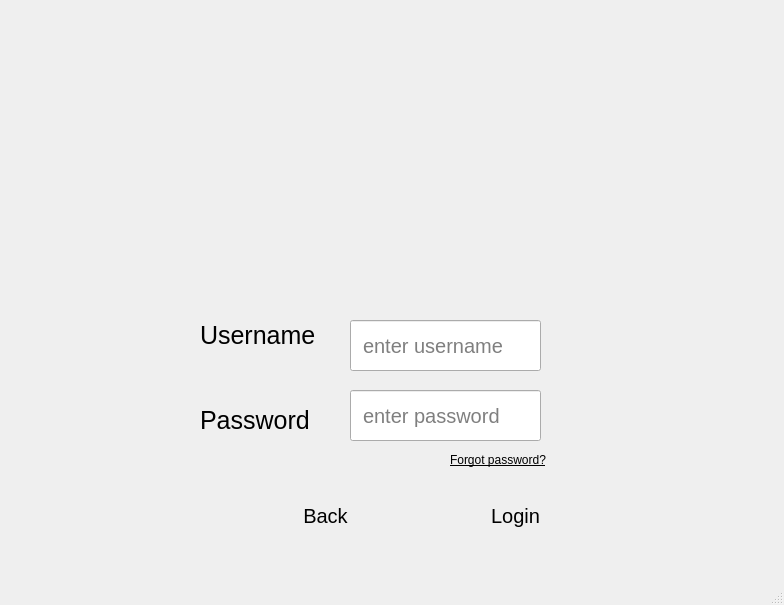
<?xml version="1.0" encoding="UTF-8"?>
<ui version="4.0">
 <class>LoginWindow</class>
 <widget class="QMainWindow" name="LoginWindow">
  <property name="geometry">
   <rect>
    <x>0</x>
    <y>0</y>
    <width>784</width>
    <height>605</height>
   </rect>
  </property>
  <property name="cursor">
   <cursorShape>PointingHandCursor</cursorShape>
  </property>
  <property name="windowTitle">
   <string>MainWindow</string>
  </property>
  <property name="styleSheet">
   <string notr="true">QMainWindow {
		background-color: '#8bbdd9';
}</string>
  </property>
  <widget class="QWidget" name="centralwidget">
   <property name="styleSheet">
    <string notr="true">QWidget {
		background-color: '#8bbdd9';
}</string>
   </property>
   <widget class="QLabel" name="label">
    <property name="geometry">
     <rect>
      <x>230</x>
      <y>0</y>
      <width>361</width>
      <height>301</height>
     </rect>
    </property>
    <property name="text">
     <string/>
    </property>
    <property name="pixmap">
     <pixmap>logo2.png</pixmap>
    </property>
    <property name="scaledContents">
     <bool>true</bool>
    </property>
   </widget>
   <widget class="QLabel" name="label_2">
    <property name="geometry">
     <rect>
      <x>200</x>
      <y>320</y>
      <width>121</width>
      <height>31</height>
     </rect>
    </property>
    <property name="styleSheet">
     <string notr="true">QLabel{
		font-size: 25px;
		color: 'white';
}</string>
    </property>
    <property name="text">
     <string>Username</string>
    </property>
   </widget>
   <widget class="QLabel" name="label_3">
    <property name="geometry">
     <rect>
      <x>200</x>
      <y>410</y>
      <width>111</width>
      <height>20</height>
     </rect>
    </property>
    <property name="styleSheet">
     <string notr="true">QLabel{
		font-size: 25px;
		color: 'white';
}</string>
    </property>
    <property name="text">
     <string>Password</string>
    </property>
   </widget>
   <widget class="QLineEdit" name="lineEdit">
    <property name="geometry">
     <rect>
      <x>350</x>
      <y>320</y>
      <width>191</width>
      <height>51</height>
     </rect>
    </property>
    <property name="styleSheet">
     <string notr="true">QLineEdit {
		border: 4px solid 'white';
		font-size: 20px;
		color: 'white';
		background-color: '#298fca';
		padding: 10px;

}
</string>
    </property>
    <property name="placeholderText">
     <string>enter username</string>
    </property>
   </widget>
   <widget class="QLineEdit" name="lineEdit_2">
    <property name="geometry">
     <rect>
      <x>350</x>
      <y>390</y>
      <width>191</width>
      <height>51</height>
     </rect>
    </property>
    <property name="styleSheet">
     <string notr="true">QLineEdit {
		border: 4px solid 'white';
		font-size: 20px;
		color: 'white';
		background-color: '#298fca';
		padding: 10px;

}</string>
    </property>
    <property name="placeholderText">
     <string>enter password</string>
    </property>
   </widget>
   <widget class="QLabel" name="label_4">
    <property name="geometry">
     <rect>
      <x>110</x>
      <y>270</y>
      <width>71</width>
      <height>91</height>
     </rect>
    </property>
    <property name="text">
     <string/>
    </property>
    <property name="pixmap">
     <pixmap>user.png</pixmap>
    </property>
   </widget>
   <widget class="QLabel" name="label_5">
    <property name="geometry">
     <rect>
      <x>110</x>
      <y>360</y>
      <width>81</width>
      <height>81</height>
     </rect>
    </property>
    <property name="text">
     <string/>
    </property>
    <property name="pixmap">
     <pixmap>password.png</pixmap>
    </property>
   </widget>
   <widget class="QLabel" name="label_6">
    <property name="geometry">
     <rect>
      <x>450</x>
      <y>450</y>
      <width>101</width>
      <height>20</height>
     </rect>
    </property>
    <property name="font">
     <font>
      <underline>true</underline>
     </font>
    </property>
    <property name="text">
     <string>Forgot password?</string>
    </property>
   </widget>
   <widget class="QPushButton" name="backbutton">
    <property name="geometry">
     <rect>
      <x>250</x>
      <y>480</y>
      <width>151</width>
      <height>71</height>
     </rect>
    </property>
    <property name="styleSheet">
     <string notr="true">QPushButton{
		border-radius : 30;
		border: 6px solid '#0079bf';
		border-style: double;
		font-size: 20px;
		color: 'white';
}</string>
    </property>
    <property name="text">
     <string>Back</string>
    </property>
    <property name="icon">
     <iconset>
      <normaloff>back.png</normaloff>back.png</iconset>
    </property>
    <property name="iconSize">
     <size>
      <width>40</width>
      <height>40</height>
     </size>
    </property>
   </widget>
   <widget class="QPushButton" name="loginbutton">
    <property name="geometry">
     <rect>
      <x>440</x>
      <y>480</y>
      <width>151</width>
      <height>71</height>
     </rect>
    </property>
    <property name="styleSheet">
     <string notr="true">QPushButton{
		border-radius : 30;
		border: 6px solid '#0079bf';
		border-style: double;
		font-size: 20px;
		color: 'white';
}</string>
    </property>
    <property name="text">
     <string>Login</string>
    </property>
    <property name="icon">
     <iconset>
      <normaloff>login.png</normaloff>login.png</iconset>
    </property>
    <property name="iconSize">
     <size>
      <width>40</width>
      <height>40</height>
     </size>
    </property>
   </widget>
  </widget>
  <widget class="QMenuBar" name="menubar">
   <property name="geometry">
    <rect>
     <x>0</x>
     <y>0</y>
     <width>784</width>
     <height>21</height>
    </rect>
   </property>
  </widget>
  <widget class="QStatusBar" name="statusbar"/>
 </widget>
 <resources/>
 <connections/>
</ui>
